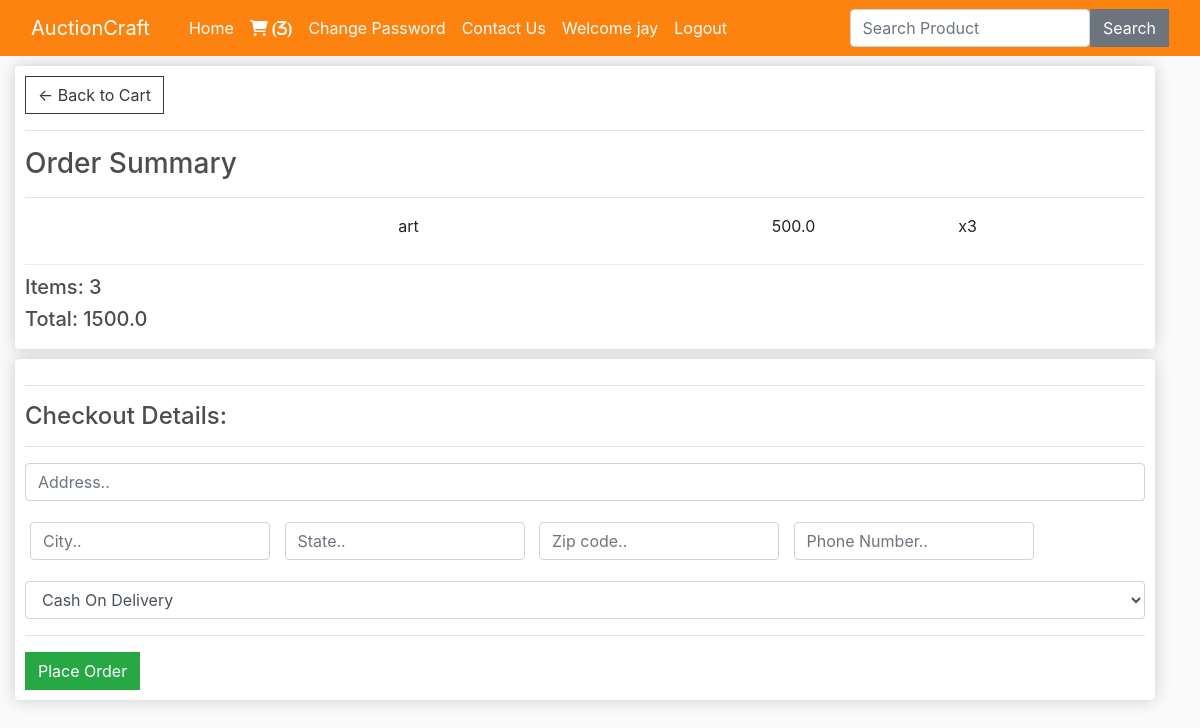
/checkout/ (signed in), run on an earlier commit of the app's database.
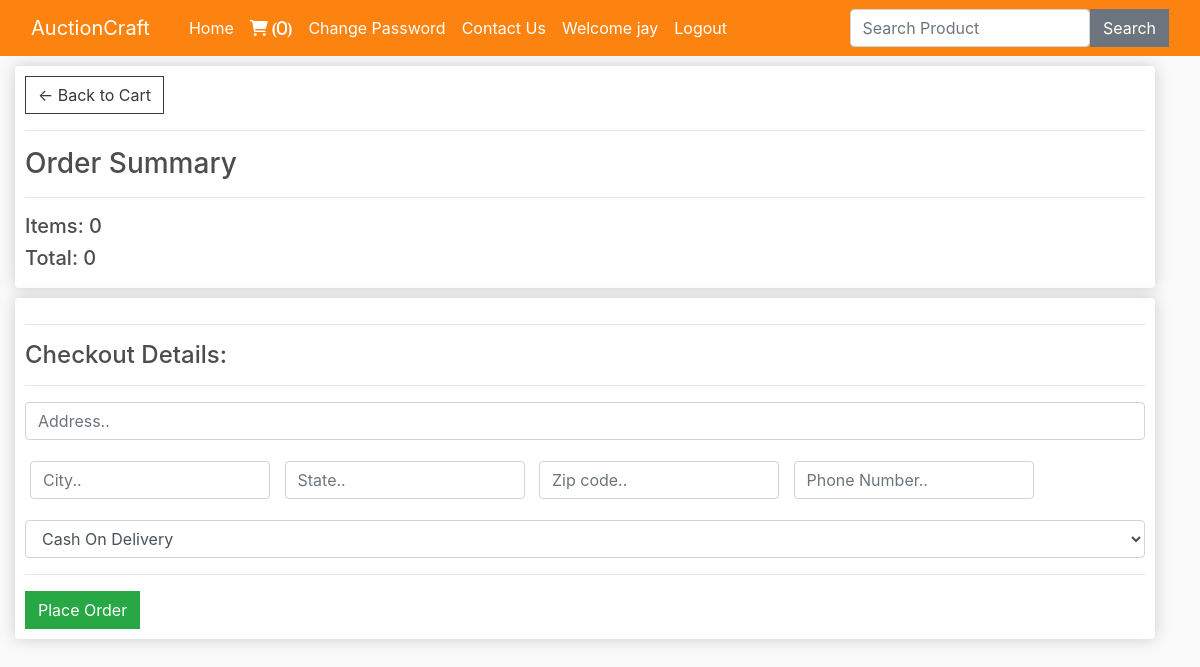
And on a later commit of the database.
### users/models.py (models this page shows, shortened)
class PurchaseItem(models.Model):
    product = models.ForeignKey(AuctionItem, on_delete=models.SET_NULL, null=True)
    order = models.ForeignKey(Purchase, on_delete=models.SET_NULL, null=True)
    quantity = models.IntegerField(default=0)
    date_added = models.DateTimeField(default=now)
    @property
    def get_total(self):
        total = self.product.price * self.quantity
        return total

class AuctionItem(models.Model):
    name = models.CharField(max_length=100)
    price = models.FloatField()
    image = CloudinaryField('image')

class Purchase(models.Model):
    customer = models.ForeignKey(Customer, on_delete=models.SET_NULL, null=True)
    date_ordered = models.DateTimeField(default=now)
    complete = models.BooleanField(default=False)
    @property
    def get_cart_total(self):
        orderitems = self.purchaseitem_set.all()
        total = sum([item.get_total for item in orderitems])
        return total
    @property
    def get_cart_items(self):
        orderitems = self.purchaseitem_set.all()
        total = sum([item.quantity for item in orderitems])
        return total

### users/views.py (the view, shortened to what this page needs)
# urls.py: path("checkout/", views.checkout, name="checkout"),
def checkout(request):
    data = cartData(request)
    items = data['items']
    order = data['order']
    cartItems = data['cartItems']
    total = order.get_cart_total
    return render(request, "users/checkout.html", {'items':items, 'order':order, 'cartItems':cartItems})

### users/inherit.py (called while the page is built)
def cartData(request):
    if request.user.is_authenticated:
        customer = request.user.customer
        order, created = Purchase.objects.get_or_create(customer=customer, complete=False)
        items = order.purchaseitem_set.all()
        cartItems = order.get_cart_items
    else:
        items = []
        order = {'get_cart_total':0, 'get_cart_items':0}
        cartItems = order['get_cart_items']
    return {'cartItems':cartItems, 'items':items, 'order':order}

### users/templates/users/checkout.html (shortened to what this page needs)
{% extends 'users/base.html' %}
{% load static %}
{% block body %}
<div class="container-fluid row">
	<div class="col-lg-12">
		<div class="box-element">
			<a class="btn btn-outline-dark" href="/cart/">&#x2190; Back to Cart</a>
			<hr>
			<h3>Order Summary</h3>
			<hr>
			{% for item in items %}
			<div class="cart-row">
				<div style="flex:2"><img class="row-image" src="{{item.product.image.url}}"></div>
				<div style="flex:2">
					<p>{{item.product.name}}</p>
				</div>
				<div style="flex:1">
					<p>{{item.product.price}}</p>
				</div>
				<div style="flex:1">
					<p>x{{item.quantity}}</p>
				</div>
			</div>
			{% endfor %}
			<h5>Items: {{order.get_cart_items}}</h5>
			<h5>Total: {{order.get_cart_total}}</h5>
		</div>
	</div>
	<div class="col-lg-12">
		<div class="box-element" id="form-wrapper">
			<form method="POST"> {% csrf_token %}
				<div id="shipping-info">
					<hr>
					<h4>Checkout Details:</h4>
					<hr>
					<div class="">
						<input class="form-control" type="text" name="address" placeholder="Address.." required>
					</div>
					<div class="form-field mt-3">
						<input class="form-control" type="text" name="city" placeholder="City.." required>
					</div>
					<div class="form-field">
						<input class="form-control" type="text" name="state" placeholder="State.." required>
					</div>
					<div class="form-field">
						<input class="form-control" type="text" name="zipcode" placeholder="Zip code.." required>
					</div>
					<div class="form-field">
						<input class="form-control" type="text" name="phone_number" placeholder="Phone Number.."
							required>
					</div>
					<div class="mt-3">
						<select name="payment" id="payment" class="form-control mt-3">
							<option value="Cash On Delivery">Cash On Delivery</option>
						</select>
					</div>
				</div>
				<hr>
				<input type="submit" value="Place Order" id="form-button" class="btn btn-success">
			</form>
		</div>
		<br>
	</div>
</div>
{% endblock %}

### users/templates/users/base.html (shortened to what this page needs)
{% load static %}
<!DOCTYPE html>
<html lang="en">
<head>
	<link rel="stylesheet" href="https://cdnjs.cloudflare.com/ajax/libs/font-awesome/6.0.0/css/all.min.css"
>
	<link rel="stylesheet" href="https://stackpath.bootstrapcdn.com/bootstrap/4.3.1/css/bootstrap.min.css">
	{% block style %}
	<link rel="stylesheet" type="text/css" href="{% static 'css/base.css' %}">
	{% endblock style %}
</head>
<body>
	<nav class="navbar navbar-expand-lg navbar-dark sticky-top">
		<div class="container-fluid">
			<a class="navbar-brand" href="/">AuctionCraft</a>
			<div class="collapse navbar-collapse" id="navbarSupportedContent">
				<div class="container w-75">
					<ul class="navbar-nav me-auto mb-2 mb-lg-0">
						<li class="nav-item">
							<a class="nav-link active" aria-current="page" href="/">Home</a>
						</li>
						{% if request.user.is_authenticated %}
						<li class="nav-item">
							<a class="nav-link active" aria-current="page" href="/cart/"><span
									class=" fa fa-shopping-cart"> ({{cartItems}})</span></a>
						</li>
						<li class="nav-item">
							<a class="nav-link active" href="/change_password/">Change Password</a>
						</li>
						<li class="nav-item">
							<a class="nav-link active" href="/loggedin_contact/">Contact Us</a>
						</li>
						{% endif %}
						{% if not request.user.is_authenticated %}
						<li class="nav-item">
							<a class="nav-link active" aria-current="page" href="/register/">Register</a>
						</li>
						<li class="nav-item">
							<a class="nav-link active" aria-current="page" href="/login/">Login</a>
						</li>
						<li class="nav-item">
							<a class="nav-link active" href="/contact/">Contact Us</a>
						</li>
						{% else %}
						<li class="nav-item">
							<a class="nav-link user active" aria-current="page" href="#">Welcome
								{{request.user}}</a>
						</li>
						<li class="nav-item">
							<a class="nav-link active" aria-current="page" href="/logout/">Logout</a>
						</li>
						{% endif %}
					</ul>
				</div>
				<form class="d-flex" method="POST" action="/search/"> {% csrf_token %}
					<input class="form-control me-2" type="search" name="search" placeholder="Search Product"
						aria-label="Search">
					<button href="/search/" class="btn btn-secondary" type="submit">Search</button>
				</form>
			</div>
		</div>
	</nav>
	{% block body %}
	{% endblock %}
</body>
</html>
</html>

What changed in the data, as far as the page shows it:
no longer on this page (row unchanged): PurchaseItem: product.name "art", product.price "500.0", quantity "3"
no longer on this page (row edited): Purchase: get_cart_items "3", get_cart_total "1500.0"
added Purchase: get_cart_items "0", get_cart_total "0"
Also different on the page:
{{ cartItems }}: "3" → "0"
